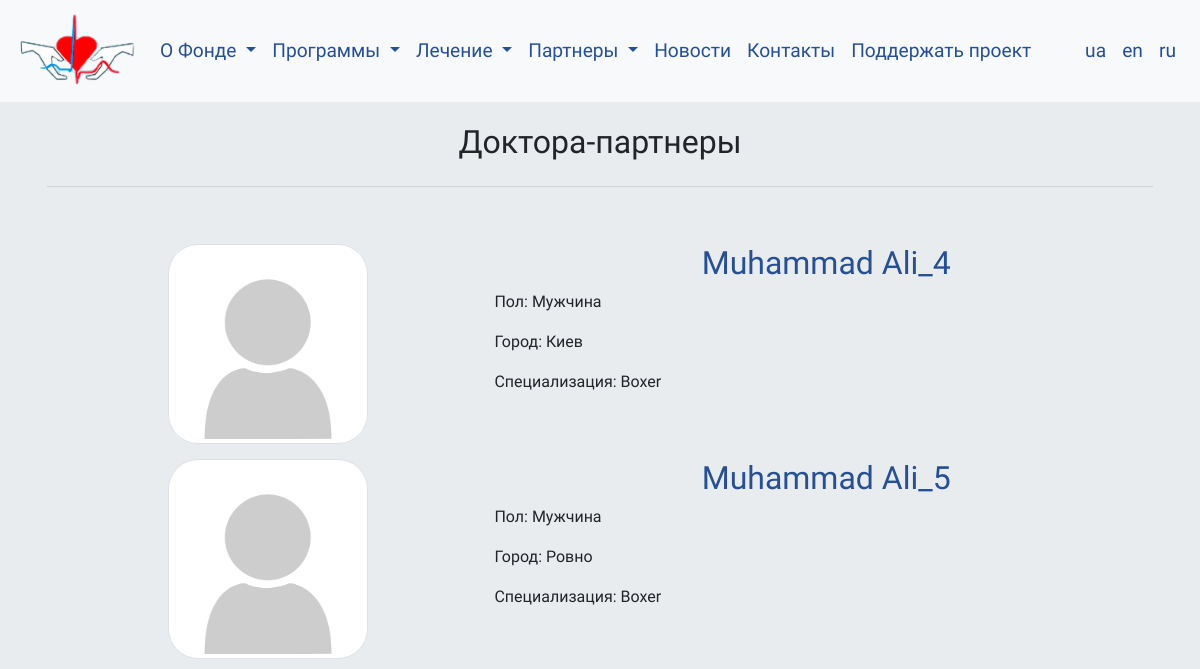
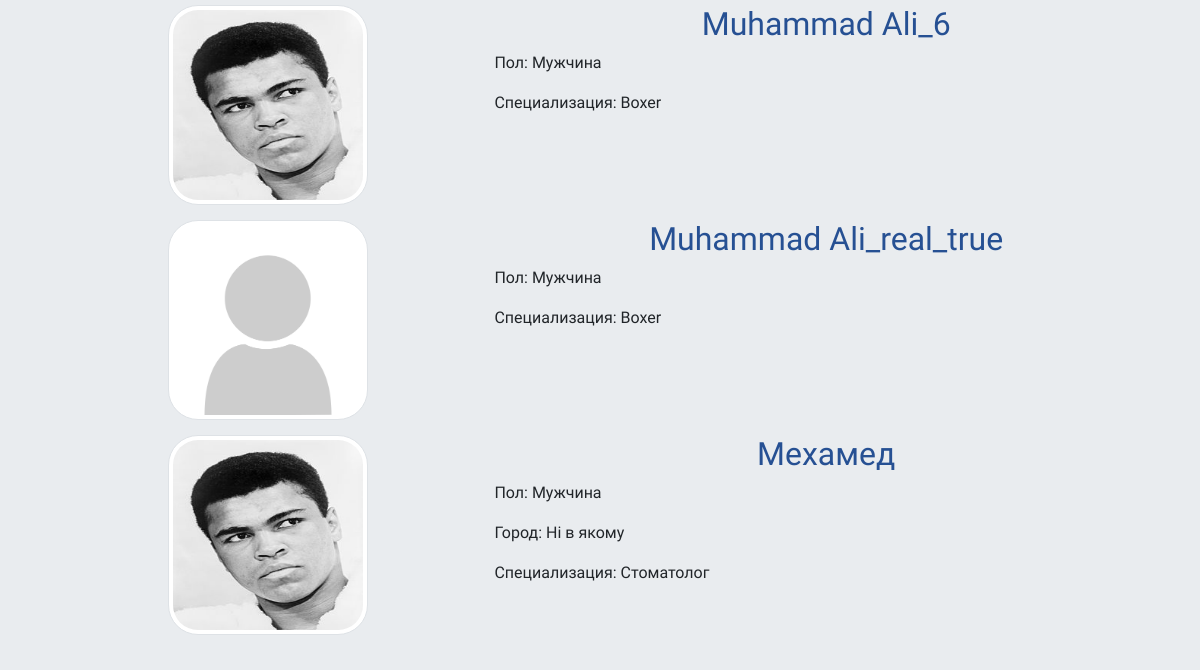
/doctors (upper part), run on an earlier commit of the app's database (2 pictures, top to bottom).
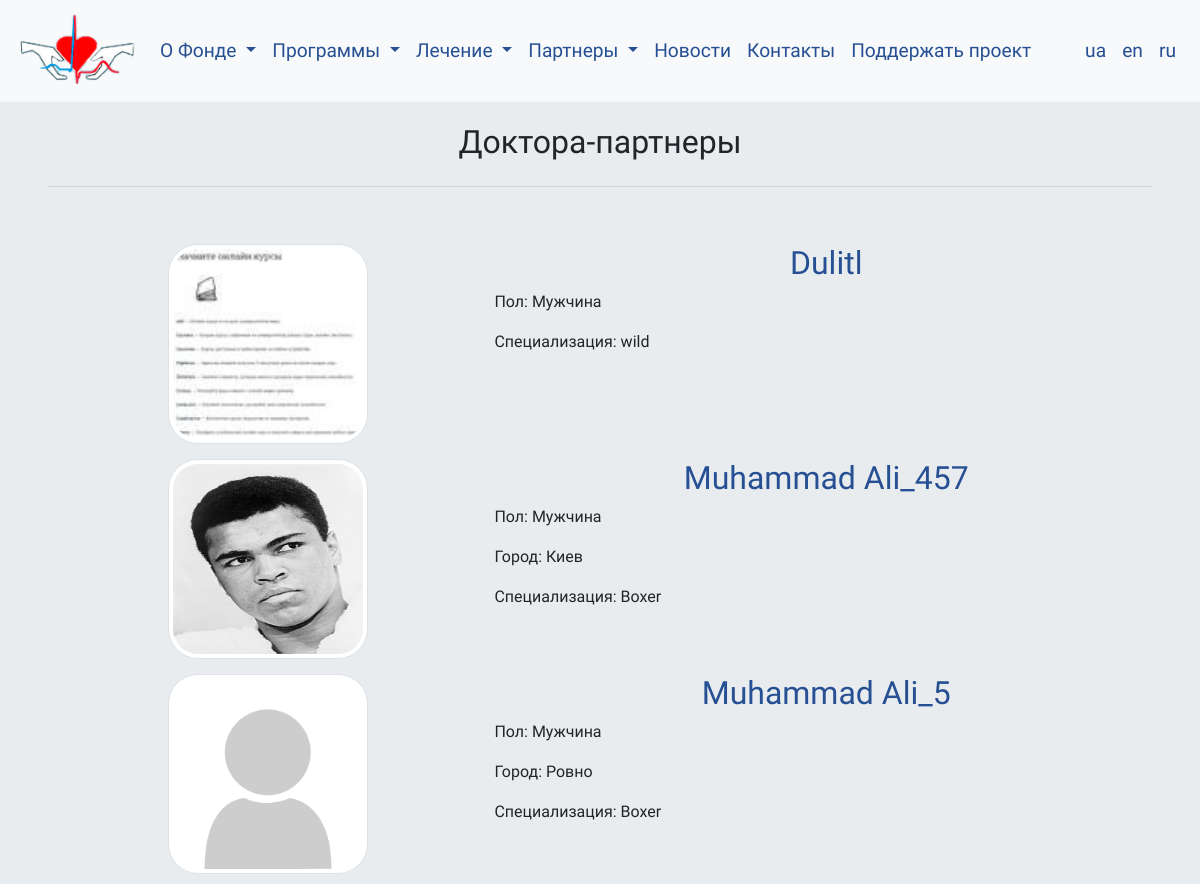
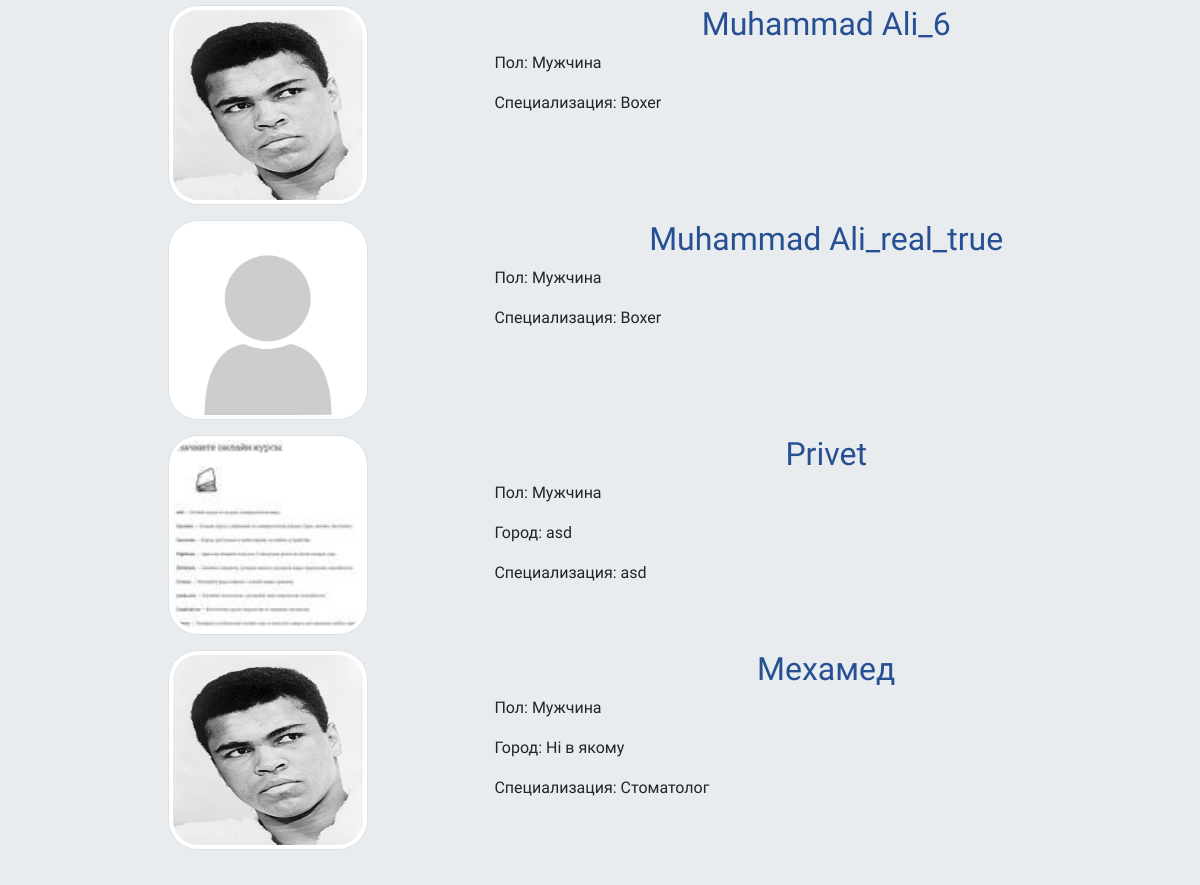
And on a later commit of the database (2 pictures, top to bottom).
### flaskblog/models.py (models this page shows, shortened)
class Doctors(db.Model):
    id = db.Column(db.Integer, primary_key=True)
    name = db.Column(db.String(128), unique=True, nullable=False)
    sex = db.Column(db.String(256), nullable=False, default='Nothing')
    specialization = db.Column(db.String(256), nullable=True, default='Nothing')
    academic_degree = db.Column(db.String(256), nullable=True, default='Nothing')
    employer = db.Column(db.String(256), nullable=True, default='Nothing')
    position = db.Column(db.String(256), nullable=True, default='Nothing')
    city = db.Column(db.String(256), nullable=True, default='Nothing')
    age = db.Column(db.Integer, nullable=True, default='Nothing')
    biography = db.Column(db.Text, nullable=True, default='Nothing')
    image_file = db.Column(db.String(50), nullable=False, default='no_photo.png')

### flaskblog/main/routes.py (the view)
@main.route("/doctors")
def doctors():
    page = request.args.get('page', 1, type=int)
    posts = Doctors.query.order_by(Doctors.name).paginate(page=page, per_page=7)
    return render_template('42_doctors.html', posts=posts)

### flaskblog/templates/42_doctors.html (shortened to what this page needs)
{% extends "00_layout.html" %}
{% block content %}
<main>
      <div class="jumbotron">
        <div class="container">
<div class="main_info">
    <h2>Доктора-партнеры</h2>
            <hr class="my-4">
            <div class="news_zone">
              {% for post in posts.items %}
               <img class="pict_2 img-thumbnail" src="{{ post.image_file }}" alt='__sorry__'>
               <article class="media content-section">
                 <div class="media-body">
                   <h2><a class="article-title" href="{{url_for('doctors.doctor', doctor_id=post.id)}}">{{post.name}}</a></h2>
                     {% if post.sex == 'male'%}
                      <p>Пол: Мужчина</p>
                     {% else %}
                      <p>Пол: Женщина</p>
                      {% endif %}
                   {% if post.city != "None" %}
                      <p>Город: {{ post.city }}</p>
                   {% endif %}
                   {% if post.specialization != "None" %}
                      <p>Специализация: {{ post.specialization }}</p>
                   {% endif %}
                 </div>
               </article>
              {% endfor %}
            </div>
        </div>
    </div>
</main>
{% endblock content%}

### flaskblog/templates/00_layout.html (shortened to what this page needs)
<!DOCTYPE html>
<html lang="en" dir="ltr">
  <head>
    <link rel="stylesheet" href="https://stackpath.bootstrapcdn.com/bootstrap/4.3.1/css/bootstrap.min.css">
    <link rel="stylesheet" type="text/css" href="{{ url_for('static', filename = 'style.css' )}}">
  </head>
  <body>
    <div class="head_logo">
      <p><span class="emph">ДОПОМОГА МЕДИЦИНІ</span></p>
    </div>
<header>
    <nav class="navbar navbar-expand-lg navbar-light bg-light">
  <a class="navbar-brand" href="{{url_for('main.home') }}"><img src="static/images/logo_en_cut.png" alt="logo_of_Projects"></a>
  <div class="collapse navbar-collapse" id="navbarSupportedContent">
    <ul class="navbar-nav mr-auto">
      <li class="nav-item dropdown">
        <a class="nav-link dropdown-toggle" href="#" id="navbarDropdown" role="button" data-toggle="dropdown" aria-haspopup="true" aria-expanded="false">
          О Фонде
        </a>
      <li class="nav-item dropdown">
        <a class="nav-link dropdown-toggle" href="#" id="navbarDropdownPrograms" role="button" data-toggle="dropdown" aria-haspopup="true" aria-expanded="false">
          Программы
        </a>
      </li>
      <li class="nav-item dropdown">
        <a class="nav-link dropdown-toggle" href="#" id="navbarDropdownCuring" role="button" data-toggle="dropdown" aria-haspopup="true" aria-expanded="false">
          Лечение
        </a>
      </li>
      <li class="nav-item dropdown">
        <a class="nav-link dropdown-toggle" href="#" id="navbarDropdownPartners" role="button" data-toggle="dropdown" aria-haspopup="true" aria-expanded="false">
          Партнеры
        </a>
      </li>
      <li class="nav-item">
        <a class="nav-link" href="{{url_for('main.news') }}">Новости</a>
      </li>
      <li class="nav-item">
        <a class="nav-link" href="{{url_for('main.contacts') }}">Контакты</a>
      </li>
      <li class="nav-item">
          <a class="nav-link" href="{{url_for('main.help_us') }}">Поддержать проект</a>
      </li>
    </ul>
      <ul class="navbar-nav">
        <li class="nav-item">
          <a class="nav-link" href="#">ua</a>
        </li>
        <li class="nav-item">
          <a class="nav-link" href="#">en</a>
        </li>
        <li class="nav-item">
          <a class="nav-link" href="#">ru</a>
        </li>
      </ul>
  </div>
</nav>
</header>
<main role="main">
  {% block content %}
  {% endblock %}
</main>
  </body>
</html>

### flaskblog/static/style.css (style rules this page uses)
body { background: #b3c4ff; font-size: 16px; font-family: 'Mukta', sans-serif; z-index: 100; width: 100%; height: 100%; }
.navbar { position: fixed; top: 0; width: 100%; z-index: 100; }
nav a { font-size: 1.2em; color: #265093 !important; }
.navbar-brand img { max-width: 120px; }
.navbar-brand { padding-top: 0px; padding-bottom: 0px; }
.head_logo { color: white; text-align: center; font-family: 'Gloria Hallelujah', cursive; text-shadow: 0px 19px 38px rgba(255,255,255,0.30), 0px 5px 12px rgba(255,255,255,0.22); margin-bottom: 0px; }
.emph { font-size: 1.8em; text-shadow: 0 19px 38px rgba(255,255,255,0.30), 0 5px 12px rgba(255,255,255,0.22); }
.news_zone { padding-top: 3%; padding-bottom: 3%; }
h2 { text-align: center; }
.media-body a { color: #265093; }
.pict_2 { width: 200px; height: 200px; display: block; margin-left: auto; margin-right: auto; margin-top: auto; margin-bottom: auto; border-radius: 15%; }
.pict_2 { max-width: 450px; max-height: 450px; display: block; margin-left: auto; margin-right: auto; margin-top: auto; margin-bottom: auto; border-radius: 15%; }
.news_zone { max-width: 100%; display: grid; grid-template-columns: 40% 60%; grid-column-gap: 5px; grid-row-gap: 15px; }

What changed in the data, as far as the page shows it:
added Doctors: image_file (picture), name "Dulitl", sex "Пол: Мужчина", specialization "wild"
changed Doctors "Киев": image_file: picture added in place of a placeholder; name "Muhammad Ali_4" → "Muhammad Ali_457"
added Doctors: image_file (picture), name "Privet", sex "Пол: Мужчина", city "asd", specialization "asd"
